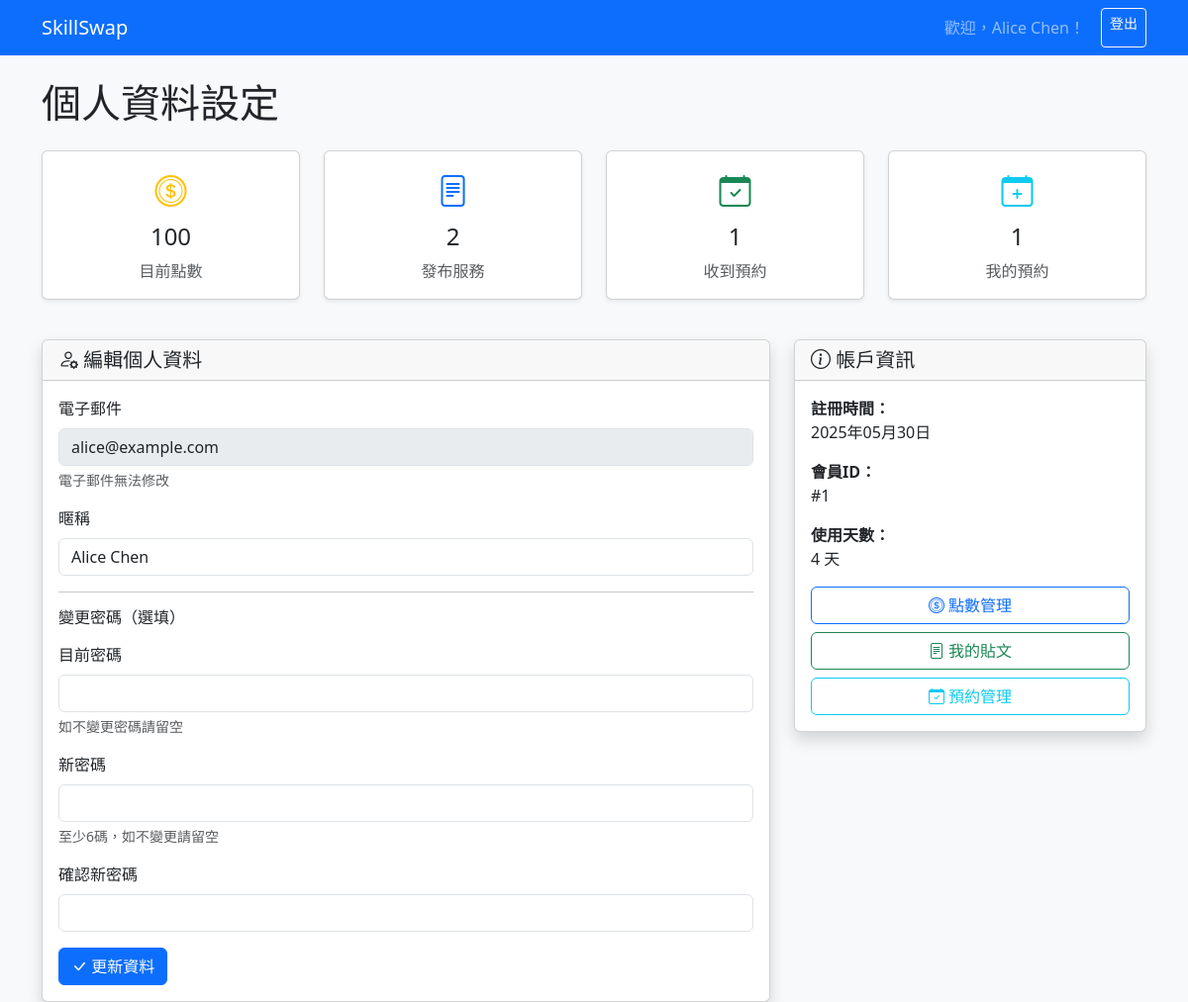
The app's page /profile.php (signed in) with its own data.
### tables this page shows
CREATE TABLE `User` (
  `user_id` INT AUTO_INCREMENT PRIMARY KEY,
  `email` VARCHAR(255) NOT NULL UNIQUE,
  `password_hash` VARCHAR(255) NOT NULL,
  `name` VARCHAR(100) NOT NULL,
  `created_at` DATETIME NOT NULL DEFAULT CURRENT_TIMESTAMP
);

### src/points.php (called while the page is built, shortened)
<?php
function get_user_points($user_id) {
    global $pdo;
    $stmt = $pdo->prepare("SELECT COALESCE(SUM(amount), 0) as total_points
                          FROM PointTransaction
                          WHERE to_user_id = ? OR (from_user_id = ? AND to_user_id IS NULL)");
    $stmt->execute([$user_id, $user_id]);
    $result = $stmt->fetch(PDO::FETCH_ASSOC);
    return $result['total_points'] ?? 0;
}

### public/profile.php (the view, shortened to what this page needs)
<?php
require_once __DIR__ . '/../src/db.php';
require_once __DIR__ . '/../src/points.php';
$stmt = $pdo->prepare("SELECT * FROM User WHERE user_id = ?");
$stmt->execute([$_SESSION['user_id']]);
$user = $stmt->fetch(PDO::FETCH_ASSOC);
$current_points = get_user_points($_SESSION['user_id']);
$stmt = $pdo->prepare("SELECT COUNT(*) as count FROM SkillPost WHERE user_id = ?");
$stmt->execute([$_SESSION['user_id']]);
$post_count = $stmt->fetch(PDO::FETCH_ASSOC)['count'] ?? 0;
$stmt = $pdo->prepare("SELECT COUNT(*) as count FROM ExchangeBooking b
                      JOIN SkillPost p ON b.post_id = p.post_id
                      WHERE p.user_id = ?");
$stmt->execute([$_SESSION['user_id']]);
$received_bookings = $stmt->fetch(PDO::FETCH_ASSOC)['count'] ?? 0;
$stmt = $pdo->prepare("SELECT COUNT(*) as count FROM ExchangeBooking WHERE requester_id = ?");
$stmt->execute([$_SESSION['user_id']]);
$made_bookings = $stmt->fetch(PDO::FETCH_ASSOC)['count'] ?? 0;
?>
<!DOCTYPE html>
<html lang="zh-Hant">
<head>
    <link href="https://cdn.jsdelivr.net/npm/bootstrap@5.3.0/dist/css/bootstrap.min.css" rel="stylesheet">
    <link rel="stylesheet" href="https://cdn.jsdelivr.net/npm/bootstrap-icons@1.11.0/font/bootstrap-icons.css">
</head>
<body>
    <nav class="navbar navbar-expand-lg navbar-dark bg-primary">
        <div class="container">
            <a class="navbar-brand" href="index.php">SkillSwap</a>
            <div class="navbar-nav ms-auto">
                <span class="navbar-text me-3">歡迎，<?= htmlspecialchars($_SESSION['user_name']) ?>！</span>
                <a class="btn btn-outline-light btn-sm" href="logout.php">登出</a>
            </div>
        </div>
    </nav>
    <div class="container mt-4">
        <div class="row">
            <div class="col-12">
                <h1 class="mb-4">個人資料設定</h1>
            </div>
        </div>
        <div class="row mb-4">
            <div class="col-md-3 col-sm-6 mb-3">
                <div class="card text-center stat-card shadow-sm">
                    <div class="card-body">
                        <i class="bi bi-coin text-warning fs-2"></i>
                        <h4 class="mt-2"><?= $current_points ?></h4>
                        <p class="text-muted mb-0">目前點數</p>
                    </div>
                </div>
            </div>
            <div class="col-md-3 col-sm-6 mb-3">
                <div class="card text-center stat-card shadow-sm">
                    <div class="card-body">
                        <i class="bi bi-file-text text-primary fs-2"></i>
                        <h4 class="mt-2"><?= $post_count ?></h4>
                        <p class="text-muted mb-0">發布服務</p>
                    </div>
                </div>
            </div>
            <div class="col-md-3 col-sm-6 mb-3">
                <div class="card text-center stat-card shadow-sm">
                    <div class="card-body">
                        <i class="bi bi-calendar-check text-success fs-2"></i>
                        <h4 class="mt-2"><?= $received_bookings ?></h4>
                        <p class="text-muted mb-0">收到預約</p>
                    </div>
                </div>
            </div>
            <div class="col-md-3 col-sm-6 mb-3">
                <div class="card text-center stat-card shadow-sm">
                    <div class="card-body">
                        <i class="bi bi-calendar-plus text-info fs-2"></i>
                        <h4 class="mt-2"><?= $made_bookings ?></h4>
                        <p class="text-muted mb-0">我的預約</p>
                    </div>
                </div>
            </div>
        </div>
        <div class="row">
            <div class="col-md-8">
                <div class="card shadow">
                    <div class="card-header">
                        <h5 class="card-title mb-0">
                            <i class="bi bi-person-gear"></i> 編輯個人資料
                        </h5>
                    </div>
                    <div class="card-body">
                        <form method="POST" action="">
                            <div class="mb-3">
                                <label for="email" class="form-label">電子郵件</label>
                                <input type="email" class="form-control" id="email"
                                       value="<?= htmlspecialchars($user['email']) ?>" disabled>
                                <div class="form-text">電子郵件無法修改</div>
                            </div>
                            <div class="mb-3">
                                <label for="name" class="form-label">暱稱</label>
                                <input type="text" class="form-control" id="name" name="name"
                                       value="<?= htmlspecialchars($user['name']) ?>" required maxlength="100">
                            </div>
                            <hr>
                            <h6 class="mb-3">變更密碼（選填）</h6>
                            <div class="mb-3">
                                <label for="current_password" class="form-label">目前密碼</label>
                                <input type="password" class="form-control" id="current_password" name="current_password">
                                <div class="form-text">如不變更密碼請留空</div>
                            </div>
                            <div class="mb-3">
                                <label for="new_password" class="form-label">新密碼</label>
                                <input type="password" class="form-control" id="new_password" name="new_password" minlength="6">
                                <div class="form-text">至少6碼，如不變更請留空</div>
                            </div>
                            <div class="mb-3">
                                <label for="confirm_password" class="form-label">確認新密碼</label>
                                <input type="password" class="form-control" id="confirm_password" name="confirm_password" minlength="6">
                            </div>
                            <button type="submit" name="update_profile" class="btn btn-primary">
                                <i class="bi bi-check-lg"></i> 更新資料
                            </button>
                        </form>
                    </div>
                </div>
            </div>
            <div class="col-md-4">
                <div class="card shadow">
                    <div class="card-header">
                        <h5 class="card-title mb-0">
                            <i class="bi bi-info-circle"></i> 帳戶資訊
                        </h5>
                    </div>
                    <div class="card-body">
                        <div class="mb-3">
                            <strong>註冊時間：</strong><br>
                            <?= date('Y年m月d日', strtotime($user['created_at'])) ?>
                        </div>
                        <div class="mb-3">
                            <strong>會員ID：</strong><br>
                            #<?= $user['user_id'] ?>
                        </div>
                        <div class="mb-3">
                            <strong>使用天數：</strong><br>
                            <?= ceil((time() - strtotime($user['created_at'])) / 86400) ?> 天
                        </div>
                        <div class="d-grid gap-2">
                            <a href="points.php" class="btn btn-outline-primary">
                                <i class="bi bi-coin"></i> 點數管理
                            </a>
                            <a href="my_posts.php" class="btn btn-outline-success">
                                <i class="bi bi-file-text"></i> 我的貼文
                            </a>
                            <a href="bookings.php" class="btn btn-outline-info">
                                <i class="bi bi-calendar-check"></i> 預約管理
                            </a>
                        </div>
                    </div>
                </div>
            </div>
        </div>
    </div>
</body>
</html>

### public/profile.php (style rules this page uses)
body { background: #f8f9fa; }
.stat-card { transition: transform 0.2s; }

### records on screen
user: email "alice@example.com", name "Alice Chen", created_at "2025年05月30日", user_id "1"

### other values on screen
$_SESSION['user_name'] "Alice Chen"
$current_points "100"
$post_count "2"
$received_bookings "1"
$made_bookings "1"
